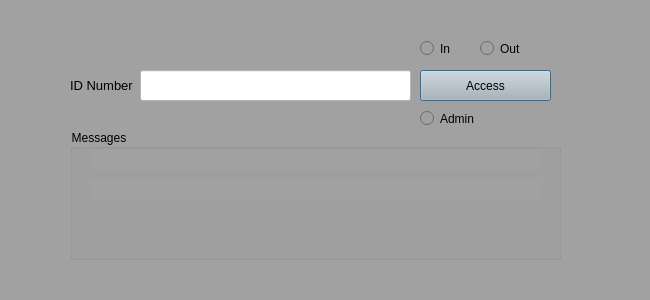
<?xml version="1.0" encoding="UTF-8"?>
<ui version="4.0">
 <class>Login</class>
 <widget class="QDialog" name="Login">
  <property name="geometry">
   <rect>
    <x>0</x>
    <y>0</y>
    <width>650</width>
    <height>300</height>
   </rect>
  </property>
  <property name="minimumSize">
   <size>
    <width>650</width>
    <height>300</height>
   </size>
  </property>
  <property name="cursor">
   <cursorShape>ArrowCursor</cursorShape>
  </property>
  <property name="windowTitle">
   <string>Dialog</string>
  </property>
  <property name="styleSheet">
   <string notr="true">background-color: rgb(161, 161, 161);</string>
  </property>
  <widget class="QLabel" name="IDNumber">
   <property name="geometry">
    <rect>
     <x>70</x>
     <y>70</y>
     <width>71</width>
     <height>31</height>
    </rect>
   </property>
   <property name="styleSheet">
    <string notr="true">font-size:10pt;
font: 75 10pt &quot;Yu Gothic UI&quot;;</string>
   </property>
   <property name="text">
    <string>ID Number</string>
   </property>
  </widget>
  <widget class="QPushButton" name="accessButton">
   <property name="geometry">
    <rect>
     <x>420</x>
     <y>70</y>
     <width>131</width>
     <height>31</height>
    </rect>
   </property>
   <property name="cursor">
    <cursorShape>PointingHandCursor</cursorShape>
   </property>
   <property name="styleSheet">
    <string notr="true">background-color: rgb(185, 185, 185);
font: 75 10pt &quot;Yu Gothic UI&quot;;</string>
   </property>
   <property name="text">
    <string>Access</string>
   </property>
  </widget>
  <widget class="QLineEdit" name="IDTextBox">
   <property name="geometry">
    <rect>
     <x>140</x>
     <y>70</y>
     <width>271</width>
     <height>31</height>
    </rect>
   </property>
   <property name="styleSheet">
    <string notr="true">background-color: rgb(255, 255, 255);</string>
   </property>
  </widget>
  <widget class="QRadioButton" name="in_radio">
   <property name="geometry">
    <rect>
     <x>420</x>
     <y>40</y>
     <width>82</width>
     <height>17</height>
    </rect>
   </property>
   <property name="styleSheet">
    <string notr="true">font: 75 10pt &quot;Yu Gothic UI&quot;;</string>
   </property>
   <property name="text">
    <string>In</string>
   </property>
  </widget>
  <widget class="QRadioButton" name="out_radio">
   <property name="geometry">
    <rect>
     <x>480</x>
     <y>40</y>
     <width>82</width>
     <height>17</height>
    </rect>
   </property>
   <property name="styleSheet">
    <string notr="true">font: 75 10pt &quot;Yu Gothic UI&quot;;</string>
   </property>
   <property name="text">
    <string>Out</string>
   </property>
  </widget>
  <widget class="QRadioButton" name="admin_radio">
   <property name="geometry">
    <rect>
     <x>420</x>
     <y>110</y>
     <width>82</width>
     <height>17</height>
    </rect>
   </property>
   <property name="styleSheet">
    <string notr="true">font: 75 10pt &quot;Yu Gothic UI&quot;;</string>
   </property>
   <property name="text">
    <string>Admin</string>
   </property>
  </widget>
  <widget class="QGroupBox" name="groupBox">
   <property name="geometry">
    <rect>
     <x>70</x>
     <y>129</y>
     <width>491</width>
     <height>131</height>
    </rect>
   </property>
   <property name="title">
    <string>Messages</string>
   </property>
   <widget class="QLabel" name="redLabel">
    <property name="geometry">
     <rect>
      <x>20</x>
      <y>20</y>
      <width>451</width>
      <height>21</height>
     </rect>
    </property>
    <property name="styleSheet">
     <string notr="true">color: rgb(170, 0, 0);
font: 75 11pt &quot;MS Shell Dlg 2&quot;;
border-color: rgb(0, 0, 0);</string>
    </property>
    <property name="text">
     <string/>
    </property>
   </widget>
   <widget class="QLabel" name="greenLabel">
    <property name="geometry">
     <rect>
      <x>20</x>
      <y>50</y>
      <width>451</width>
      <height>21</height>
     </rect>
    </property>
    <property name="styleSheet">
     <string notr="true">color: rgb(170, 255, 0);
font: 75 11pt &quot;MS Shell Dlg 2&quot;;
border-color: rgb(0, 0, 0);</string>
    </property>
    <property name="text">
     <string/>
    </property>
   </widget>
  </widget>
 </widget>
 <resources/>
 <connections/>
</ui>
